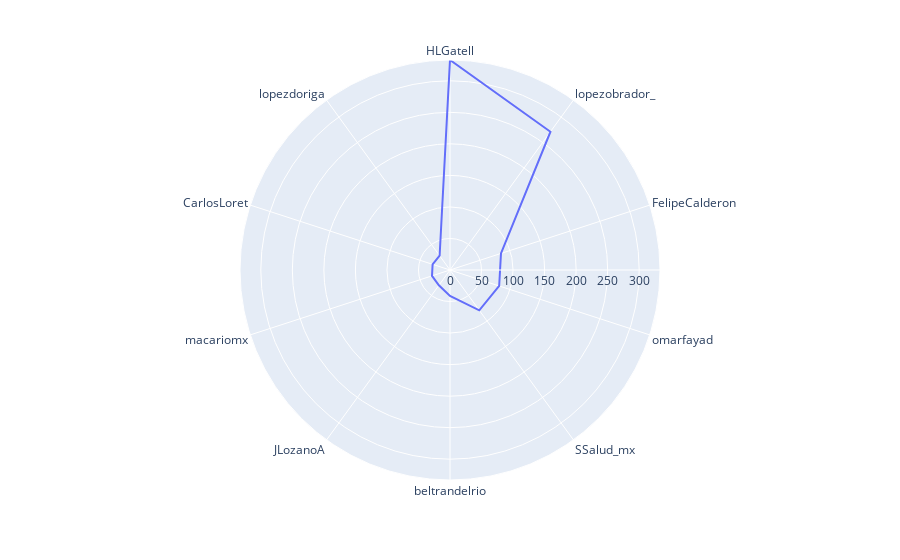

The notebook cell saved with this chart:
### Code cell
radar(aparicion_arroba[:10], arrobas[:10], names=['Apariciones', 'Mencionados'])

### Figure 1 — Plotly figure (JSON) as saved in the notebook; plotly's stock layout.template omitted (floating-point values rounded to 4 significant figures)
{"data": [{"hovertemplate": "Apariciones=%{r}<br>Mencionados=%{theta}<extra></extra>", "legendgroup": "", "line": {"color": "#636efa", "dash": "solid"}, "mode": "lines", "name": "", "r": [333, 271, 85, 82, 79, 41, 30, 30, 29, 28, 333], "showlegend": false, "subplot": "polar", "theta": ["HLGatell", "lopezobrador_", "FelipeCalderon", "omarfayad", "SSalud_mx", "beltrandelrio", "JLozanoA", "macariomx", "CarlosLoret", "lopezdoriga", "HLGatell"], "type": "scatterpolar"}], "layout": {"legend": {"tracegroupgap": 0}, "margin": {"t": 60}, "polar": {"angularaxis": {"direction": "clockwise", "rotation": 90}, "domain": {"x": [0, 1], "y": [0, 1]}}}}
